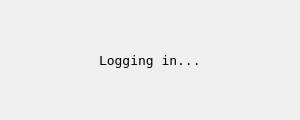
<?xml version="1.0" encoding="UTF-8"?>
<ui version="4.0">
 <class>LoadingDialog</class>
 <widget class="QDialog" name="LoadingDialog">
  <property name="geometry">
   <rect>
    <x>0</x>
    <y>0</y>
    <width>300</width>
    <height>120</height>
   </rect>
  </property>
  <property name="minimumSize">
   <size>
    <width>300</width>
    <height>120</height>
   </size>
  </property>
  <property name="maximumSize">
   <size>
    <width>300</width>
    <height>120</height>
   </size>
  </property>
  <property name="windowTitle">
   <string>Please Wait</string>
  </property>
  <layout class="QGridLayout" name="gridLayout">
   <item row="0" column="0">
    <layout class="QHBoxLayout" name="horizontalLayout">
     <item>
      <spacer name="horizontalSpacer_2">
       <property name="orientation">
        <enum>Qt::Horizontal</enum>
       </property>
       <property name="sizeHint" stdset="0">
        <size>
         <width>40</width>
         <height>20</height>
        </size>
       </property>
      </spacer>
     </item>
     <item>
      <widget class="QLabel" name="label">
       <property name="font">
        <font>
         <family>DejaVu Sans Mono</family>
         <pointsize>10</pointsize>
        </font>
       </property>
       <property name="text">
        <string>Logging in...</string>
       </property>
      </widget>
     </item>
     <item>
      <spacer name="horizontalSpacer">
       <property name="orientation">
        <enum>Qt::Horizontal</enum>
       </property>
       <property name="sizeHint" stdset="0">
        <size>
         <width>40</width>
         <height>20</height>
        </size>
       </property>
      </spacer>
     </item>
    </layout>
   </item>
  </layout>
 </widget>
 <resources>
  <include location="resource.qrc"/>
 </resources>
 <connections/>
</ui>
